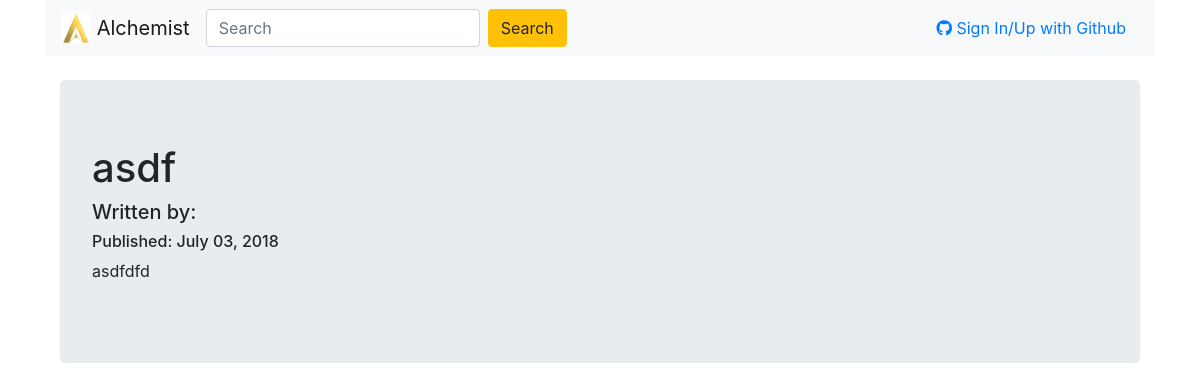
Before: /1 with the older database file.
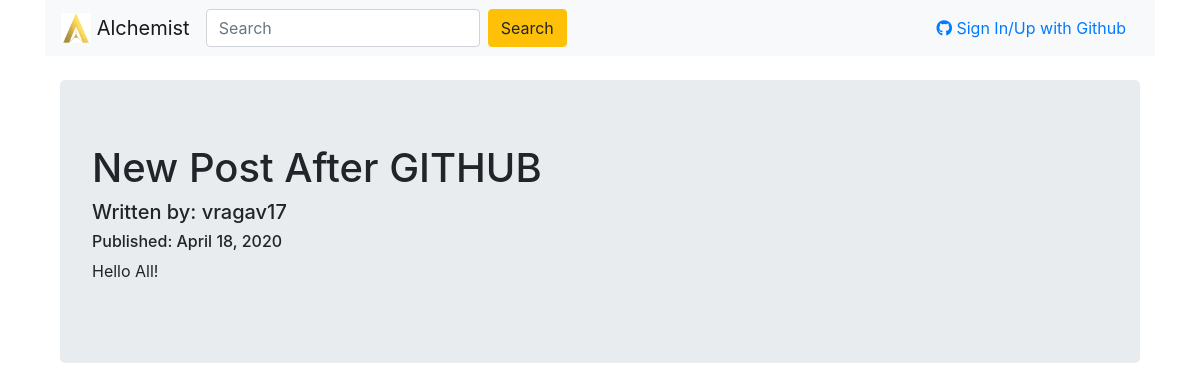
After: the same page with the newer database file.
### alchemist/models.py (models this page shows, shortened)
class BlogPost(db.Model):
    user = db.relationship(User)
    id = db.Column(db.Integer, primary_key=True)
    user_id = db.Column(db.Integer, db.ForeignKey('user.id'), nullable=False)
    date = db.Column(db.DateTime, nullable=False, default=datetime.utcnow)
    title = db.Column(db.String(140), nullable=False)
    text = db.Column(db.Text, nullable=False)

class User(db.Model, UserMixin):
    __tablename__ = 'user'
    id = db.Column(db.Integer, primary_key = True)
    profile_image = db.Column(db.String(20), nullable=False, default='default_profile.png')
    username = db.Column(db.String(64), unique=True, index=True)
    posts = db.relationship('BlogPost', backref='author', lazy=True)

### alchemist/users/views.py (the view)
@users.route("/<username>")
def user_posts(username):
    page = request.args.get('page', 1, type=int)
    user = User.query.filter_by(username=username).first_or_404()
    blog_posts = BlogPost.query.filter_by(author=user).order_by(BlogPost.date.desc()).paginate(page=page, per_page=5)
    return render_template('user_blog_posts.html', blog_posts=blog_posts, user=user)

### alchemist/blog_posts/views.py (called while the page is built)
@blog_posts.route('/<int:blog_post_id>')
def blog_post(blog_post_id):
    blog_post = BlogPost.query.get_or_404(blog_post_id)
    return render_template('blog_post.html',title=blog_post.title,
                            date=blog_post.date,post=blog_post
    )

### alchemist/templates/blog_post.html (shortened to what this page needs)
{% extends "base.html" %}
{% block content %}
<div class="container">
<div class="jumbotron">
  <h1>{{ post.title }}</h1>
  <h5>Written by: {{post.author.username}}</h5>
  <h6>Published: {{ post.date.strftime('%B %d, %Y') }}</h6>
  <p>{{post.text}}</p>
</div>
</div>
{% endblock content %}

Changed rows visible on the page:
changed BlogPost: title "asdf" → "New Post After GITHUB"; date "July 03, 2018" → "April 18, 2020"; text "asdfdfd" → "Hello All!"
added User: author.username "vragav17"
